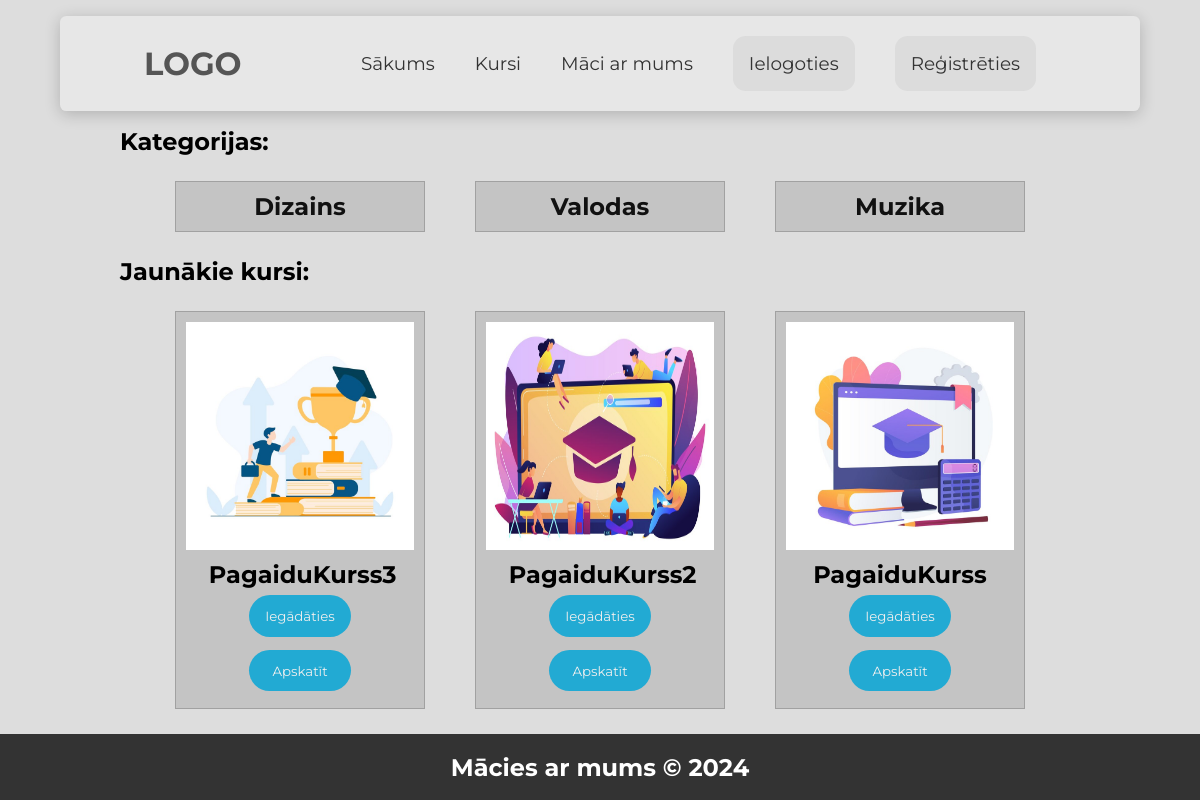
Before: / with the older database file.
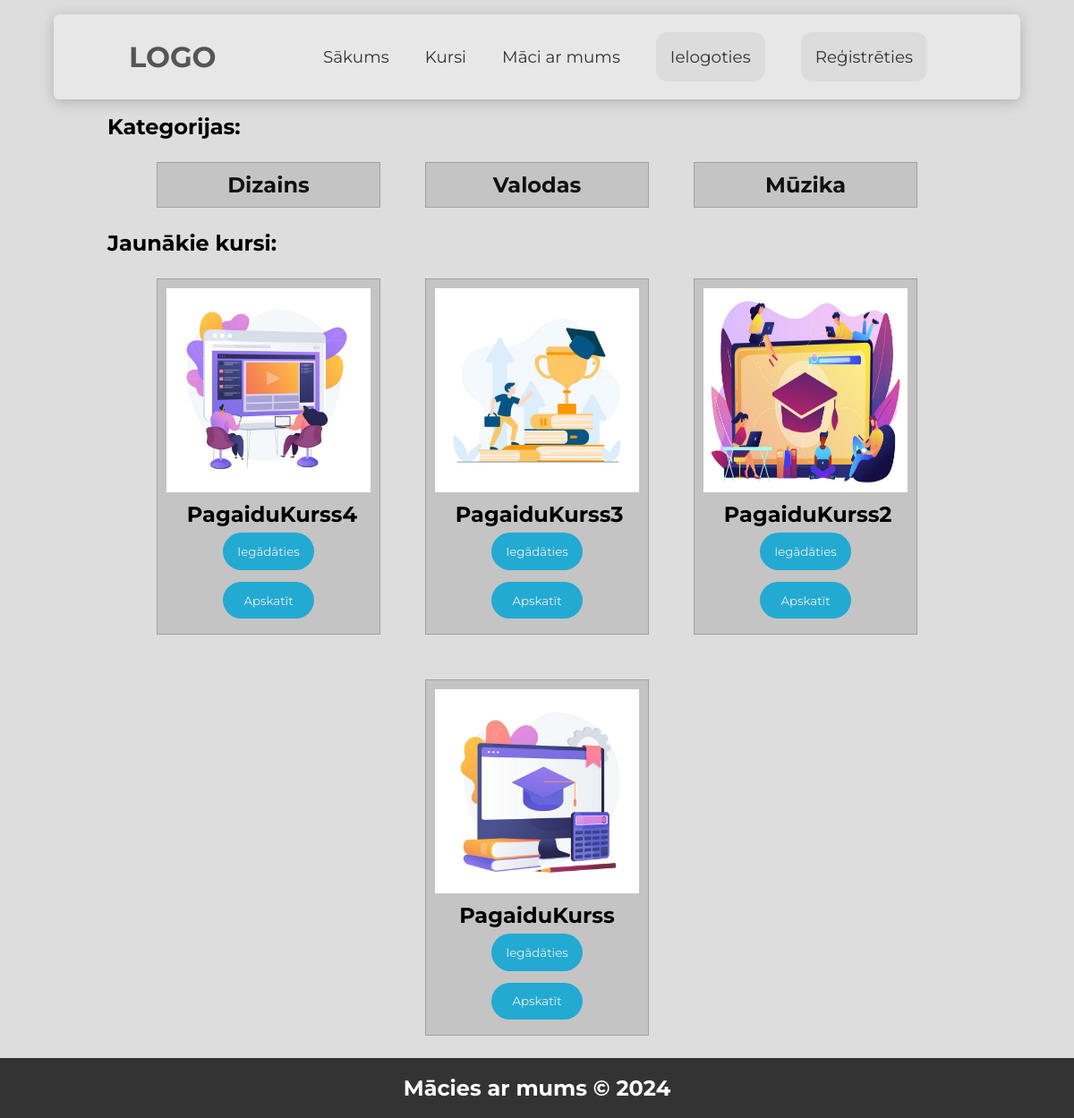
After: the same page with the newer database file.
### tables this page shows
CREATE TABLE `apmacibas` (
  `ID` int(11) NOT NULL,
  `Nosaukums` varchar(50) NOT NULL,
  `Apraksts` varchar(255) NOT NULL,
  `Attels` varchar(255) NOT NULL,
  `Statuss` enum('Iesniegts','Atverts','Apstiprinats','Noraidits','Slepts') NOT NULL,
  `Veidotajs` varchar(50) NOT NULL,
  `Cena` float NOT NULL,
  `kategorija` enum('Dizains','Programmēšana','Personīgā attīstība','Valodas','Māksla','Fotogrāfija','Mūzika') NOT NULL
);

### index.php (the view, shortened to what this page needs)
<?php
    require("connect.php");
?>
<!DOCTYPE html>
<html lang="lv">
<head>
    <link rel="stylesheet" href="style.css">
    <link rel="stylesheet" href="https://cdnjs.cloudflare.com/ajax/libs/font-awesome/6.4.2/css/all.min.css">
</head>
<body>
<?php
    include("navigation.php");
        ?>
    <section id="popular">
        <h2>Kategorijas:</h2>
        <div class="box-container">
        <?php
        $kat_sql = "SELECT kategorija FROM apmacibas LIMIT 3";
        $kat_res = mysqli_query($savienojums, $kat_sql);
        while ($row = mysqli_fetch_assoc($kat_res)) {
            ?>
            <div class="boxcat">
                <?php
                    echo "<a href='kursi.php?category=".$row['kategorija']."'>". "<h2>". $row['kategorija'] ."</h2>" ."</a>";
                ?>
            </div>
            <?php
            }
            ?>
        </div>
    </section>
    <section id="new-kursi">
    <h2>Jaunākie kursi:</h2>
    <div class="box-container">
        <?php
        $kurss_sql = "SELECT * FROM apmacibas WHERE Statuss = 'Apstiprinats' ORDER BY ID DESC LIMIT 4";
        $kurss_res = mysqli_query($savienojums, $kurss_sql);
        while ($row = mysqli_fetch_assoc($kurss_res)) {
            ?>
            <div class="box">
                <img src="<?php echo 'profils/' . $row['Attels']; ?>" alt="<?php echo $row['Nosaukums']; ?>">
                <h2><?php echo $row['Nosaukums']; ?></h2>
                <?php
                if (isset($_SESSION['Lietotajvards'])) {
                    ?>
                    <form action="maksajums/checkout.php" method="post">
                        <input type="hidden" name="kurss_id" value="<?php echo $row['ID']; ?>">
                        <button type="submit" class="buyButton">Iegādāties</button>
                    </form>
                    <?php
                } else {
                    ?>
                    <form action="loginReg/login.php" method="post">
                        <button type="submit" class="buyButton">Iegādāties</button>
                    </form>
                    <?php
                }
                ?>
                <button class="checkButton"
                        data-kurss-id="<?php echo $row['ID']; ?>"
                        data-kurss-nosaukums="<?php echo $row['Nosaukums']; ?>"
                        data-kurss-attels="<?php echo 'profils/' . $row['Attels']; ?>"
                        data-kurss-apraksts="<?php echo $row['Apraksts']; ?>">Apskatīt</button>
            </div>
            <?php
            }
            ?>
        </div>
    </section>
    <?php
    include("footer.php");
    ?>
</body>
</html>

### navigation.php (shortened to what this page needs)
<header>
        <a href="#" class="logo">LOGO</a>
        <nav class="navbar">
            <ul>
                <li><a href="index.php">Sākums</a></li>
                <div class="dropdown">
                    <li><a href="kursi.php">Kursi</a></li>
                </div>
                <li><a href="joinAsMaster.php">Māci ar mums</a></li>
                <?php
                    if (!isset($_SESSION['Lietotajvards'])){
                        echo "<li><a class='auth' href='loginReg/login.php'>Ielogoties</a></li>";
                        echo "<li><a class='auth' href='loginReg/register.php'>Reģistrēties</a></li>";
                    }
                        ?>
            </ul>
        </nav>
    </header>

### footer.php (shortened to what this page needs)
<footer>
    <div class="copy">
        <h2>Mācies ar mums &copy; 2024</h2>
    </div>
</footer>

### style.css (style rules this page uses)
* { font-family: 'Montserrat', sans-serif; margin: 0; padding: 0; box-sizing: border-box; outline: none; border: 0; text-decoration: none; transition: all .3 linear; }
:root { --maincolor: #22aad3; }
body { background: #ddd; background-repeat: no-repeat; background-size: cover; }
html { scroll-behavior: smooth; }
header { width: 90%; margin: auto; margin-top: 1rem; margin-bottom: 1rem; background: #e7e7e7; display: flex; align-items: center; justify-content: space-between; position: static; top: 0; left: 0; z-index: 1; padding: 1.75rem 7%; border-radius: .4rem; box-shadow: 0 .2rem 1rem rgba(3, 3, 3, .2); }
header .logo { font-size: 2rem; font-weight: bold; color: #555; }
header nav ul { display: flex; align-items: center; justify-content: center; list-style: none; flex-wrap: wrap; }
header nav ul li { padding: 0 1.25rem; }
header nav ul li a { color: #333; font-size: 1.15rem; }
footer { background-color: #333; color: #fff; padding: 1.2rem 0; text-align: center; }
footer .copy h2 { font-size: 1.5rem; }
#popular h2, #new-kursi h2 { width: 80%; margin: auto; }
.box-container { display: flex; flex-wrap: wrap; justify-content: center; width: 80%; margin: auto; }
.box-container .box, .box-container .boxcat { width: 250px; margin: 25px; padding: 10px; border: 1px solid #a1a1a1; text-align: center; background: rgb(196, 196, 196); }
.box-container .box img { max-width: 100%; min-height: 228px; display: block; margin-bottom: 10px; }
.box h2 { margin: 0; }
.boxcat a { margin: 0; color: #111; }
.auth { background:rgba(122, 122, 122, 0.1); padding: 1rem; border-radius: .8rem; }
.dropdown { position: relative; display: inline-block; }
.buyButton, .checkButton, .editButton, .openButton { background: var(--maincolor); color: #eee; width: 45%; padding: .8rem; margin: .4rem .1rem; border-radius: 2rem; }

Changed rows visible on the page:
added apmacibas: Attels (picture), Nosaukums "PagaiduKurss4"
Other visible differences:
new list line: "Mūzika"
list line gone: "Muzika"
